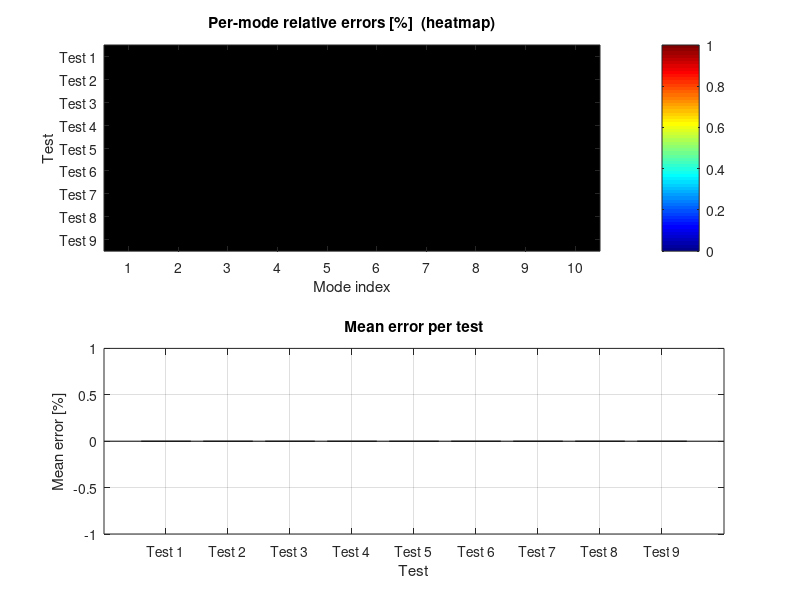

This figure's MATLAB source:
%% run_all_tests.m
% ==========================================================================
%  STABILITY TESTS — Run all 9 validation tests (no OOFEM required)
% ==========================================================================
%
% Runs stabilitySolverFn on each of the 9 test cases and compares the
% computed critical-load multipliers against pre-computed reference
% eigenvalues stored in  tests/Test N/reference_eigenvalues.mat.
%
% No external software (OOFEM, Python) is needed.
%
% USAGE:
%   1. Open MATLAB and change the working directory to  tests/
%   2. Run this script:  run_all_tests
%   3. Results are printed to the Command Window and saved to  results/
%
% OUTPUT FILES (written to tests/results/):
%   errors_summary.txt   — text report with per-mode errors for all tests
%   errors_table.xlsx    — Excel table (requires MATLAB Spreadsheet toolbox)
%   all_tests_results.mat — MATLAB workspace with all numeric results
%   errors_overview.png  — heatmap + boxplot overview figure
%
% See also: run_single_test, stabilitySolverFn, linearSolverFn
% ==========================================================================

clear; close all; clc;

%% PATHS
% --------------------------------------------------------------------------
scriptsDir = fileparts(mfilename('fullpath'));   % .../tests/
srcDir     = fullfile(scriptsDir, '..', 'src');
addpath(srcDir);
addpath(scriptsDir);                             % for run_single_test

baseDir   = scriptsDir;
numTests  = 9;
numModes  = 10;   % number of eigenvalues per test

%% INITIALISE
% --------------------------------------------------------------------------
resultsTable   = NaN(numTests, numModes);
testNames      = cell(numTests, 1);
testStatus     = cell(numTests, 1);
executionTimes = zeros(numTests, 1);

fprintf('\n');
fprintf('==========================================================================\n');
fprintf('  3D BEAM FEM — STABILITY VALIDATION TESTS\n');
fprintf('==========================================================================\n');
fprintf('  Tests : %d\n', numTests);
fprintf('  Source: %s\n', baseDir);
fprintf('==========================================================================\n\n');

%% MAIN LOOP
% --------------------------------------------------------------------------
for testNum = 1:numTests

    testName        = sprintf('Test %d', testNum);
    testNames{testNum} = testName;
    fprintf('  [%d/%d] %-8s  ', testNum, numTests, testName);

    testDir = fullfile(baseDir, testName);

    if ~exist(testDir, 'dir')
        fprintf('SKIP — directory not found\n');
        testStatus{testNum} = 'MISSING';
        continue;
    end

    tStart = tic;

    try
        [errors, sortedValues] = run_single_test(testDir);

        elapsedTime = toc(tStart);
        executionTimes(testNum) = elapsedTime;

        n = min(length(errors), numModes);
        resultsTable(testNum, 1:n) = errors(1:n)';

        testStatus{testNum} = 'OK';
        fprintf('OK   %.1fs  |  mean error: %5.3f %%  |  max: %5.3f %%\n', ...
                elapsedTime, mean(errors), max(errors));

    catch ME
        elapsedTime = toc(tStart);
        executionTimes(testNum) = elapsedTime;
        testStatus{testNum}     = 'ERROR';
        fprintf('FAIL %.1fs  |  %s\n', elapsedTime, ME.message);
    end

end

%% RESULTS FOLDER
% --------------------------------------------------------------------------
cd(baseDir);
if ~exist('results', 'dir');  mkdir('results');  end

%% TEXT REPORT
% --------------------------------------------------------------------------
fid = fopen('results/errors_summary.txt', 'w');
fprintf(fid, '==========================================================================\n');
fprintf(fid, '  3D BEAM FEM — STABILITY VALIDATION RESULTS\n');
fprintf(fid, '==========================================================================\n');
fprintf(fid, '  Date    : %s\n', datestr(now));
fprintf(fid, '  Tests   : %d\n', numTests);
fprintf(fid, '==========================================================================\n\n');
fprintf(fid, '  Errors are given as:  |lambda_MATLAB - lambda_ref| / lambda_ref * 100 %%\n');
fprintf(fid, '  Reference values come from pre-computed OOFEM results.\n\n');

for i = 1:numTests
    fprintf(fid, '%s  [%s]\n', testNames{i}, testStatus{i});
    if strcmp(testStatus{i}, 'OK')
        row = resultsTable(i, :);
        fprintf(fid, '  Mode errors (%%)   : ');
        fprintf(fid, '  %8.4f', row);
        fprintf(fid, '\n');
        fprintf(fid, '  Mean / Max / Min  :   %8.4f %%  /  %8.4f %%  /  %8.4f %%\n', ...
                mean(row,'omitnan'), max(row,[],'omitnan'), min(row,[],'omitnan'));
        fprintf(fid, '  Execution time    :   %.2f s\n', executionTimes(i));
    end
    fprintf(fid, '\n');
end

successCount = sum(strcmp(testStatus, 'OK'));
fprintf(fid, '==========================================================================\n');
fprintf(fid, '  SUMMARY\n');
fprintf(fid, '==========================================================================\n');
fprintf(fid, '  Passed : %d / %d\n', successCount, numTests);
fprintf(fid, '  Total time : %.2f s\n', sum(executionTimes));
if successCount > 0
    fprintf(fid, '  Overall mean error : %.4f %%\n', mean(resultsTable(:), 'omitnan'));
    fprintf(fid, '  Overall max  error : %.4f %%\n', max(resultsTable(:), [], 'omitnan'));
end
fprintf(fid, '==========================================================================\n');
fclose(fid);
fprintf('\n  Report : results/errors_summary.txt\n');

%% MATLAB DATA
% --------------------------------------------------------------------------
save('results/all_tests_results.mat', 'resultsTable', 'testNames', ...
     'testStatus', 'executionTimes');
fprintf('  Data   : results/all_tests_results.mat\n');

%% EXCEL TABLE (optional — requires Spreadsheet toolbox)
% --------------------------------------------------------------------------
try
    colNames = [arrayfun(@(x) sprintf('Mode_%d', x), 1:numModes, ...
                'UniformOutput', false), {'Mean', 'Max', 'Status'}];
    T = array2table([ resultsTable, ...
                      mean(resultsTable, 2, 'omitnan'), ...
                      max(resultsTable,  [], 2, 'omitnan') ], ...
                    'RowNames',      testNames, ...
                    'VariableNames', colNames(1:end-1));
    T.Status = testStatus;
    writetable(T, 'results/errors_table.xlsx', 'WriteRowNames', true);
    fprintf('  Excel  : results/errors_table.xlsx\n');
catch
    % silently skip if toolbox missing
end

%% FIGURES
% --------------------------------------------------------------------------
figure('Position', [100 100 1200 600], 'Name', 'Stability Tests — Error Overview');

subplot(2,1,1);
imagesc(resultsTable);  colorbar;  colormap(jet);
xlabel('Mode index');   ylabel('Test');
title('Per-mode relative errors [%]  (heatmap)');
yticks(1:numTests);  yticklabels(testNames);
xticks(1:numModes);

subplot(2,1,2);
avgE = mean(resultsTable, 2, 'omitnan');
bar(1:numTests, avgE);
xlabel('Test');   ylabel('Mean error [%]');
title('Mean error per test');
xticks(1:numTests);  xticklabels(testNames);
grid on;

saveas(gcf, 'results/errors_overview.png');
fprintf('  Figure : results/errors_overview.png\n');

%% FINAL SUMMARY
% --------------------------------------------------------------------------
fprintf('\n');
fprintf('==========================================================================\n');
fprintf('  DONE  —  %d / %d tests passed\n', successCount, numTests);
fprintf('  Total computation time: %.2f s\n', sum(executionTimes));
if successCount > 0
    fprintf('  Overall mean error: %.4f %%\n', mean(resultsTable(:), 'omitnan'));
end
fprintf('==========================================================================\n\n');
